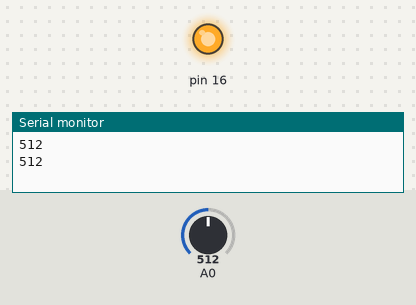
Bench run of a sketch on a simulated Arduino Uno, built with avr-gcc and run on an emulated ATmega328P. On the bench: output pins drawn as LEDs (lit = HIGH), the last lines printed to the serial monitor. The test bench sets the inputs (shaded band); at power-on: A0 = 512.

Above: at 2.8 s.
2.9 s: A0 set to 791
5.6 s: A0 set to 815
At 6.9 s:
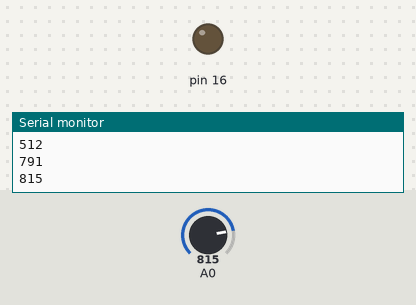
8.3 s: A0 set to 710
11.2 s: A0 set to 692
At 12.7 s:
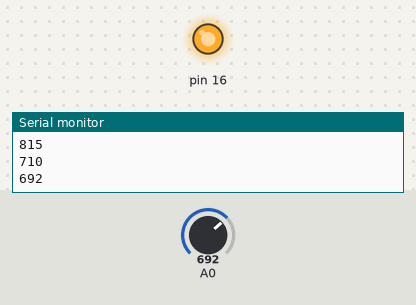
13.9 s: A0 set to 810
At 15.4 s:
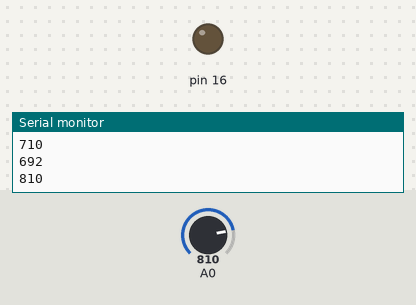
Timing chart, 0 to 16.9 s (numbered marks = the images above; inputs shaded):
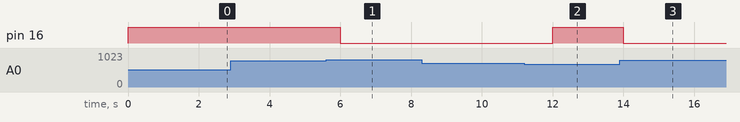

Measured:
- the behaviour switches between 800 and 801 on A0 (found by bisection; images 0 and 1)
- the behaviour switches between 700 and 699 on A0 (found by bisection; images 1 and 2)
- after the input at 5.6 s, pin 16: HIGH → LOW after 0.40 s
- after the input at 11.2 s, pin 16: LOW → HIGH after 0.80 s
- after the input at 13.9 s, pin 16: HIGH → LOW after 0.10 s

The sketch:

sketch_may01b.ino
```cpp
void setup() {
  // put your setup code here, to run once:
  Serial.begin(9600);
  pinMode(16, OUTPUT);
  digitalWrite(16, LOW);
}

void loop() {
  // put your main code here, to run repeatedly:
  int ldr = analogRead(A0);
  Serial.println(ldr);
  if  (ldr < 700){
    digitalWrite(16, HIGH);
    delay(1000);
  }else if(800 <  ldr){
    digitalWrite(16, LOW);
    delay(1000);
  }else{
    delay(1000);
  }
  delay(1000);
}
```
